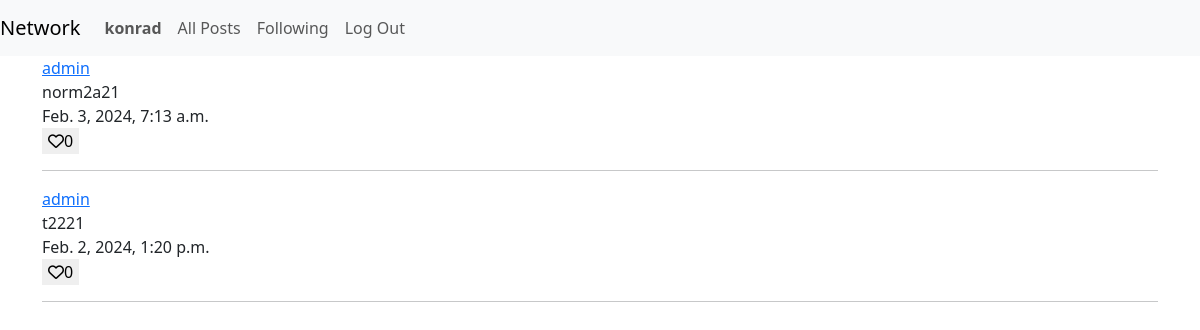
The app's page /following (signed in), older data.
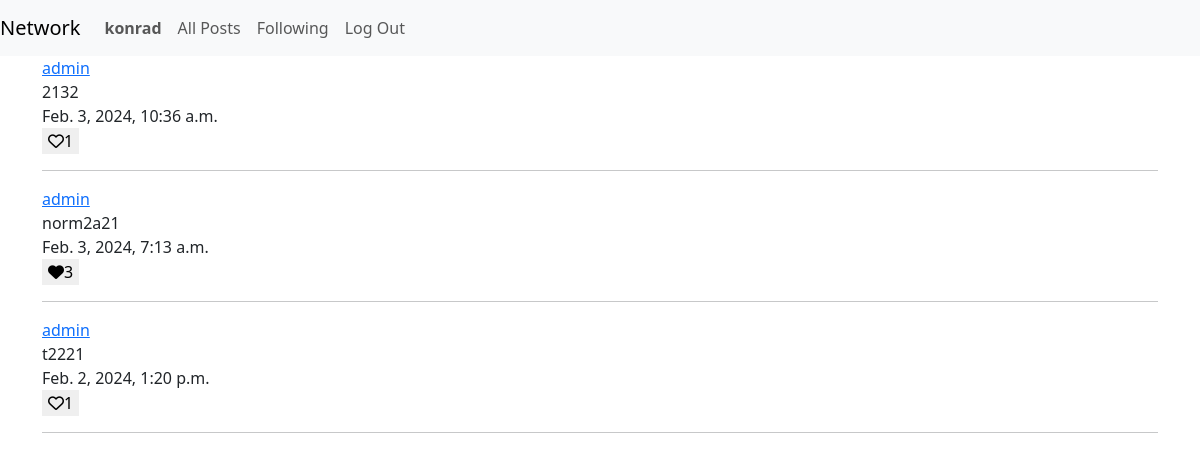
The same page, newer data.
### network/models.py (models this page shows, shortened)
class Post(models.Model):
    post_author = models.ForeignKey(User, on_delete=models.CASCADE)
    content = models.TextField()
    created_at = models.DateTimeField(auto_now_add=True)
    likes = models.ManyToManyField(User, related_name='liked_posts', blank=True)

class User(AbstractUser):
    posts = models.ManyToManyField('Post',
        symmetrical=False,
        related_name='author',
        blank=True)
    follows = models.ManyToManyField('self',
        symmetrical=False,
        related_name='followed_by',
        blank=True)

### network/views.py (the view)
# urls.py: path("following", views.view_following_posts, name="following"),
@login_required(login_url='login')
def view_following_posts(request):
    users_followed = request.user.follows.all()
    posts = Post.objects.filter(post_author__in=users_followed).order_by('-created_at')
    return render(request, "network/following.html", {"posts": posts})

### network/templates/network/following.html (shortened to what this page needs)
{% extends "network/layout.html" %}
{% load static %}
{% block body %}
{% for post in posts %}
    {% include 'network/post.html' %}
{% endfor %}
{% endblock %}

### network/templates/network/post.html (shortened to what this page needs)
<div>
    <a href="{% url 'profile' post.post_author.username %}">{{ post.post_author }}</a>
</div>
<div>{{post.content}}</div>
<div>{{post.created_at}}</div>
<button id="like-btn-{{post.id}}">
    {% if user in post.likes.all %}
        <i class="fa-solid fa-heart"></i><span id="likes-count-{{post.id}}">{{ post.likes.all.count }}</span>
    {% else %}
        <i class="fa-regular fa-heart"></i><span id="likes-count-{{post.id}}">{{ post.likes.all.count }}</span>
    {% endif %}
</button>
<hr>

Row changes from the older to the newer data that the page shows:
added Post: post_author "admin", content "2132", created_at "Feb. 3, 2024, 10:36 a.m.", likes.all.count "1"
computed for Post "norm2a21": likes.all.count "0" → "3"
computed for Post "Feb. 2, 2024, 1:20 p.m.": likes.all.count "0" → "1"
